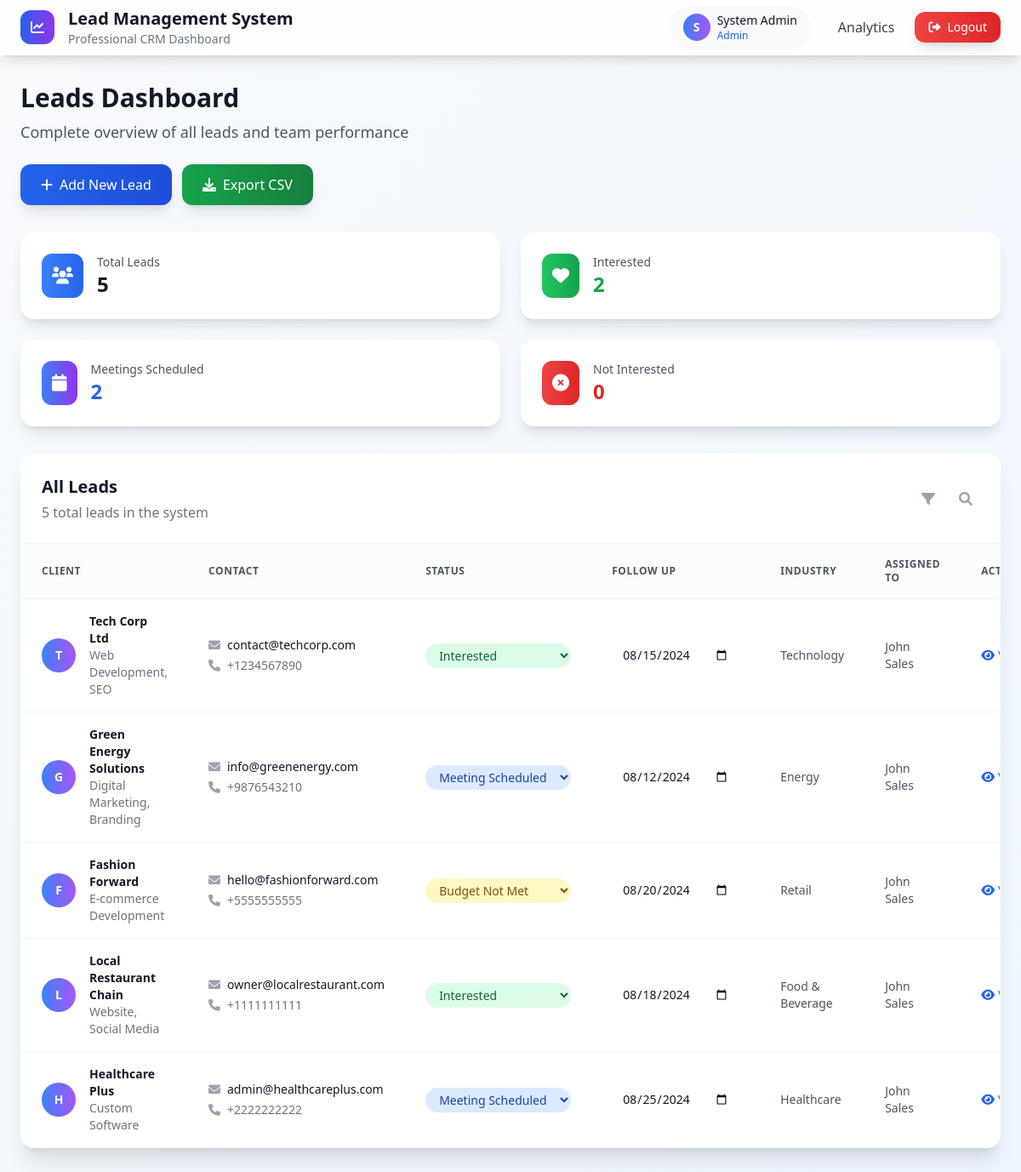
/index.php (signed in), run on an earlier commit of the app's database.
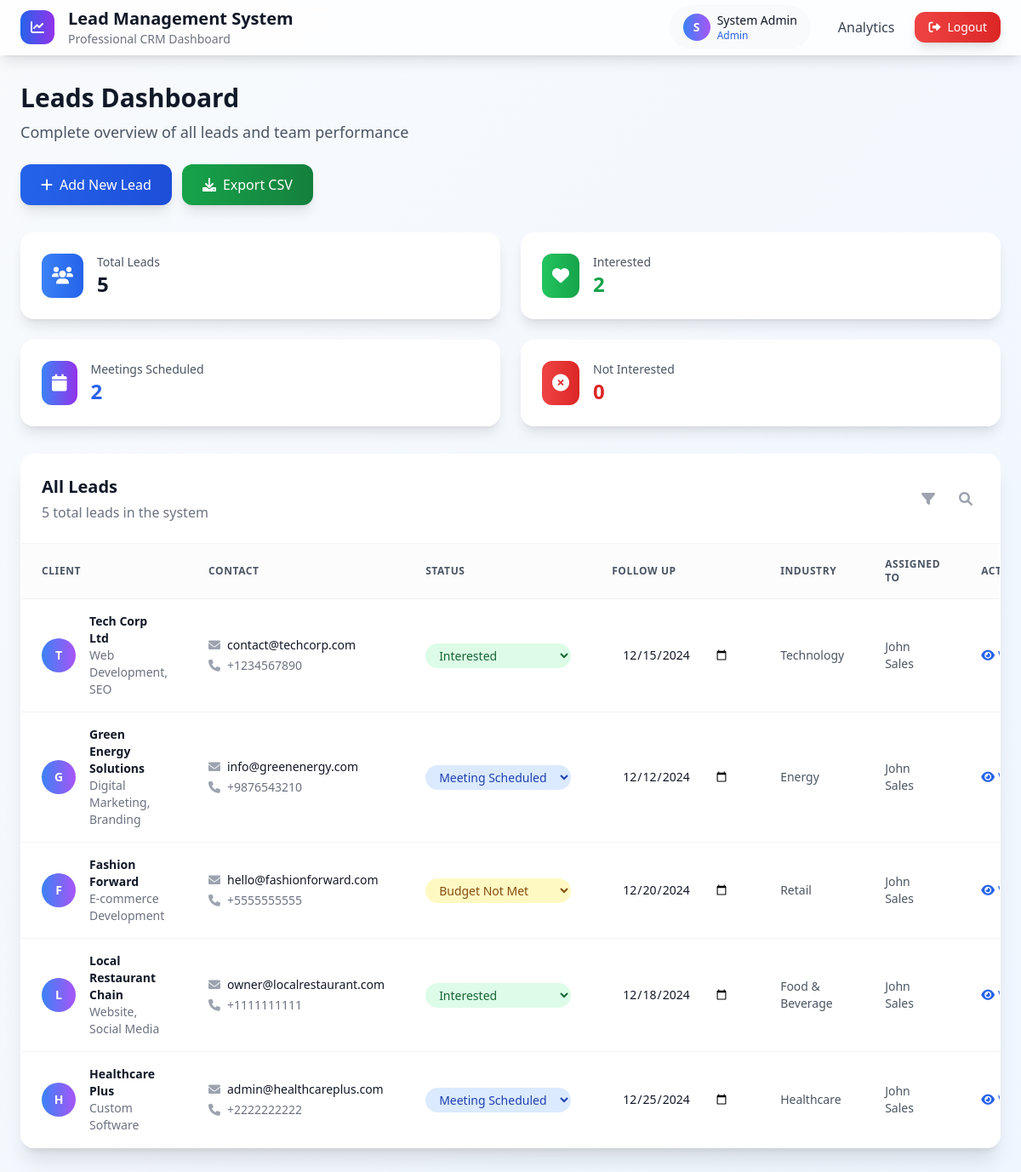
And on a later commit of the database.
### tables this page shows
CREATE TABLE IF NOT EXISTS leads (
    id INT PRIMARY KEY AUTO_INCREMENT,
    client_name VARCHAR(255) NOT NULL,
    required_services VARCHAR(255),
    website VARCHAR(255),
    phone VARCHAR(50),
    email VARCHAR(255),
    call_enquiry TEXT,
    mail VARCHAR(255),
    whatsapp VARCHAR(255),
    follow_up DATE,
    client_status ENUM('Interested', 'Not Interested', 'Budget Not Met', 'Meeting Scheduled', '') DEFAULT '',
    notes TEXT,
    industry VARCHAR(100),
    assigned_to INT,
    source_ad_id INT,
    lead_source VARCHAR(100) DEFAULT 'Manual',
    created_at TIMESTAMP DEFAULT CURRENT_TIMESTAMP,
    updated_at TIMESTAMP DEFAULT CURRENT_TIMESTAMP ON UPDATE CURRENT_TIMESTAMP,
    FOREIGN KEY (assigned_to) REFERENCES users(id) ON DELETE SET NULL,
    FOREIGN KEY (source_ad_id) REFERENCES running_ads(id) ON DELETE SET NULL
);

CREATE TABLE IF NOT EXISTS users (
    id INT PRIMARY KEY AUTO_INCREMENT,
    username VARCHAR(50) UNIQUE NOT NULL,
    password VARCHAR(255) NOT NULL,
    full_name VARCHAR(100),
    role ENUM('admin', 'sales', 'marketing') NOT NULL,
    is_active TINYINT(1) DEFAULT 1,
    created_at TIMESTAMP DEFAULT CURRENT_TIMESTAMP
);

### includes/auth.php (called while the page is built, shortened)
<?php
require_once 'connect.php';
function is_logged_in() {
    return isset($_SESSION['user_id']) && !empty($_SESSION['user_id']);
}
function get_logged_in_user() {
    $query = "SELECT id, username, full_name, role FROM users WHERE id = ?";
    return get_row($query, [$_SESSION['user_id']], 'i');
}
?>

### includes/connect.php (called while the page is built, shortened)
<?php
$conn = null;
try {
    $conn = new mysqli(DB_HOST, DB_USER, DB_PASS, DB_NAME);
} catch (Exception $e) {
    error_log("Database connection exception: " . $e->getMessage());
    die("Database configuration error. Please contact administrator.");
}
function execute_query($query, $params = [], $types = '') {
    global $conn;
    try {
        if (empty($params)) {
            $result = $conn->query($query);
            return $result;
        }
        $stmt = $conn->prepare($query);
        if (!empty($params)) {
            if (!$stmt->bind_param($types, ...$params)) {
                error_log("Bind param failed: " . $stmt->error);
                $stmt->close();
                throw new Exception("Parameter binding failed");
            }
        }
        if (!$stmt->execute()) {
            error_log("Execute failed: " . $stmt->error . " | Query: " . $query);
            $stmt->close();
            throw new Exception("Query execution failed");
        }
        $result = $stmt->get_result();
        return $result;
    } catch (Exception $e) {
        error_log("Database operation error: " . $e->getMessage());
        throw $e;
    }
}
function get_row($query, $params = [], $types = '') {
    try {
        $result = execute_query($query, $params, $types);
        $row = $result->fetch_assoc();
        return $row;
    } catch (Exception $e) {
        error_log("get_row error: " . $e->getMessage());
        return null;
    }
}
function get_all($query, $params = [], $types = '') {
    try {
        $result = execute_query($query, $params, $types);
        $rows = [];
        while ($row = $result->fetch_assoc()) {
            $rows[] = $row;
        }
        return $rows;
    } catch (Exception $e) {
        error_log("get_all error: " . $e->getMessage());
        return [];
    }
}
?>

### includes/functions.php (called while the page is built, shortened)
<?php
require_once 'connect.php';
function sanitize_output($string) {
    return htmlspecialchars($string, ENT_QUOTES, 'UTF-8');
}
function get_leads_by_role($user_id, $role) {
    switch ($role) {
        case 'admin':
        case 'marketing':
            $query = "SELECT l.*, u.full_name as assigned_user, ra.ad_name as source_ad_name, s.service_name as source_service
                     FROM leads l
                     LEFT JOIN users u ON l.assigned_to = u.id
                     LEFT JOIN running_ads ra ON l.source_ad_id = ra.id
                     LEFT JOIN services s ON ra.service_id = s.id
                     ORDER BY l.created_at DESC";
            return get_all($query);
    }
}
function get_status_class($status) {
    switch ($status) {
        case 'Interested':
            return 'bg-green-100 text-green-800';
        case 'Budget Not Met':
            return 'bg-yellow-100 text-yellow-800';
        case 'Meeting Scheduled':
            return 'bg-blue-100 text-blue-800';
    }
}
function get_status_options() {
    return [
        '' => 'Select Status',
        'Interested' => 'Interested',
        'Not Interested' => 'Not Interested',
        'Budget Not Met' => 'Budget Not Met',
        'Meeting Scheduled' => 'Meeting Scheduled'
    ];
}
function has_permission($permission) {
    $user = get_logged_in_user();
    $role = $user['role'];
    switch ($permission) {
        case 'edit_leads':
            return in_array($role, ['admin', 'sales']);
        case 'add_leads':
            return in_array($role, ['admin', 'sales']);
        case 'view_analytics':
            return in_array($role, ['admin', 'marketing']);
        case 'export_leads':
            return in_array($role, ['admin', 'sales', 'marketing']);
    }
}
?>

### index.php (the view, shortened to what the changed rows need)
<?php
require_once 'includes/auth.php';
require_once 'includes/functions.php';
$current_user = get_logged_in_user();
$leads = get_leads_by_role($current_user['id'], $current_user['role']);
?>
<!DOCTYPE html>
<html lang="en">
<head>
    <script src="https://cdn.tailwindcss.com"></script>
    <link href="https://cdnjs.cloudflare.com/ajax/libs/font-awesome/6.0.0/css/all.min.css" rel="stylesheet">
</head>
<body class="bg-gradient-to-br from-slate-50 to-blue-50 min-h-screen">
    <div class="hidden lg:block">
        <nav class="bg-white/80 backdrop-blur-lg shadow-lg border-b border-white/20">
            <div class="max-w-7xl mx-auto px-6">
                <div class="flex justify-between h-16">
                    <div class="flex items-center space-x-4">
                        <div>
                            <h1 class="text-xl font-bold text-gray-900">Lead Management System</h1>
                        </div>
                    </div>
                </div>
            </div>
        </nav>
        <div class="max-w-7xl mx-auto py-8 px-6">
            <div class="mb-8 flex flex-col xl:flex-row xl:items-center xl:justify-between">
                <div>
                    <h2 class="text-3xl font-bold text-gray-900 mb-2">Leads Dashboard</h2>
                </div>
                    <?php if (has_permission('export_leads')): ?>
                        <a href="export.php" class="bg-gradient-to-r from-green-600 to-green-700 hover:from-green-700 hover:to-green-800 text-white px-6 py-3 rounded-xl font-medium transition-all shadow-lg hover:shadow-xl flex items-center">
                            <i class="fas fa-download mr-2"></i>Export CSV
                        </a>
                    <?php endif; ?>
            </div>
            <div class="desktop-card rounded-2xl shadow-xl overflow-hidden">
                <?php if (empty($leads)): ?>
                    <div class="text-center py-16">
                        <i class="fas fa-inbox text-gray-300 text-6xl mb-4"></i>
                        <p class="text-gray-500 text-lg mb-6">No leads found in the system</p>
                        <?php if (has_permission('add_leads')): ?>
                            <a href="lead_add.php" class="bg-gradient-to-r from-blue-600 to-blue-700 text-white px-8 py-3 rounded-xl font-medium">
                                Add Your First Lead
                            </a>
                        <?php endif; ?>
                    </div>
                <?php else: ?>
                    <div class="overflow-x-auto">
                        <table class="min-w-full divide-y divide-gray-100">
                            <thead class="bg-gray-50/50">
                                <tr>
                                    <th class="px-6 py-4 text-left text-xs font-semibold text-gray-600 uppercase tracking-wider">Client</th>
                                    <th class="px-6 py-4 text-left text-xs font-semibold text-gray-600 uppercase tracking-wider">Contact</th>
                                    <th class="px-6 py-4 text-left text-xs font-semibold text-gray-600 uppercase tracking-wider">Status</th>
                                    <th class="px-6 py-4 text-left text-xs font-semibold text-gray-600 uppercase tracking-wider">Follow Up</th>
                                    <th class="px-6 py-4 text-left text-xs font-semibold text-gray-600 uppercase tracking-wider">Industry</th>
                                    <?php if ($current_user['role'] === 'admin'): ?>
                                    <th class="px-6 py-4 text-left text-xs font-semibold text-gray-600 uppercase tracking-wider">Assigned To</th>
                                    <?php endif; ?>
                                    <th class="px-6 py-4 text-left text-xs font-semibold text-gray-600 uppercase tracking-wider">Actions</th>
                                </tr>
                            </thead>
                            <tbody class="divide-y divide-gray-100">
                                <?php foreach ($leads as $lead): ?>
                                    <tr class="table-row hover:bg-blue-50/50 transition-all duration-200">
                                        <td class="px-6 py-4">
                                            <div class="flex items-center">
                                                <div class="flex-shrink-0 w-10 h-10 bg-gradient-to-r from-blue-500 to-purple-500 rounded-full flex items-center justify-center">
                                                    <span class="text-white font-semibold text-sm"><?php echo strtoupper(substr($lead['client_name'], 0, 1)); ?></span>
                                                </div>
                                                <div class="ml-4">
                                                    <div class="text-sm font-semibold text-gray-900">
                                                        <?php echo sanitize_output($lead['client_name']); ?>
                                                    </div>
                                                    <div class="text-sm text-gray-500">
                                                        <?php echo sanitize_output($lead['required_services']); ?>
                                                    </div>
                                                </div>
                                            </div>
                                        </td>
                                        <td class="px-6 py-4">
                                            <div class="text-sm text-gray-900 flex items-center">
                                                <i class="fas fa-envelope text-gray-400 mr-2"></i>
                                                <?php echo sanitize_output($lead['email']); ?>
                                            </div>
                                            <div class="text-sm text-gray-500 flex items-center mt-1">
                                                <i class="fas fa-phone text-gray-400 mr-2"></i>
                                                <?php echo sanitize_output($lead['phone']); ?>
                                            </div>
                                        </td>
                                        <td class="px-6 py-4">
                                            <?php if (has_permission('edit_leads')): ?>
                                                <select class="status-select text-sm rounded-full px-3 py-1 border-0 <?php echo get_status_class($lead['client_status']); ?>"
                                                        data-lead-id="<?php echo $lead['id']; ?>" data-field="client_status">
                                                    <?php foreach (get_status_options() as $value => $label): ?>
                                                        <option value="<?php echo $value; ?>" <?php echo $lead['client_status'] === $value ? 'selected' : ''; ?>>
                                                            <?php echo $label; ?>
                                                        </option>
                                                    <?php endforeach; ?>
                                                </select>
                                            <?php else: ?>
                                                <span class="inline-flex px-3 py-1 text-xs font-semibold rounded-full <?php echo get_status_class($lead['client_status']); ?>">
                                                    <?php echo $lead['client_status'] ?: 'No Status'; ?>
                                                </span>
                                            <?php endif; ?>
                                        </td>
                                        <td class="px-6 py-4 text-sm text-gray-900">
                                            <?php if (has_permission('edit_leads')): ?>
                                                <input type="date" class="editable-field border-gray-200 rounded-lg text-sm px-3 py-1"
                                                       value="<?php echo $lead['follow_up']; ?>"
                                                       data-lead-id="<?php echo $lead['id']; ?>"
                                                       data-field="follow_up">
                                            <?php endif; ?>
                                        </td>
                                        <td class="px-6 py-4 text-sm text-gray-600">
                                            <?php echo sanitize_output($lead['industry']); ?>
                                        </td>
                                        <?php if ($current_user['role'] === 'admin'): ?>
                                        <td class="px-6 py-4 text-sm text-gray-600">
                                            <?php echo sanitize_output($lead['assigned_user'] ?? 'Unassigned'); ?>
                                        </td>
                                        <?php endif; ?>
                                        <td class="px-6 py-4 text-sm">
                                            <div class="flex items-center space-x-3">
                                                <a href="lead_edit.php?id=<?php echo $lead['id']; ?>"
                                                   class="text-blue-600 hover:text-blue-800 font-medium flex items-center">
                                                    <i class="fas fa-eye mr-1"></i>View
                                                </a>
                                            </div>
                                        </td>
                                    </tr>
                                <?php endforeach; ?>
                            </tbody>
                        </table>
                    </div>
                <?php endif; ?>
            </div>
        </div>
    </div>
</body>
</html>

What changed in the data, as far as the page shows it:
changed leads "Tech Corp Ltd": follow_up "08/15/2024" → "12/15/2024"
changed leads "Green Energy Solutions": follow_up "08/12/2024" → "12/12/2024"
changed leads "Fashion Forward": follow_up "08/20/2024" → "12/20/2024"
changed leads "Local Restaurant Chain": follow_up "08/18/2024" → "12/18/2024"
changed leads "Healthcare Plus": follow_up "08/25/2024" → "12/25/2024"
